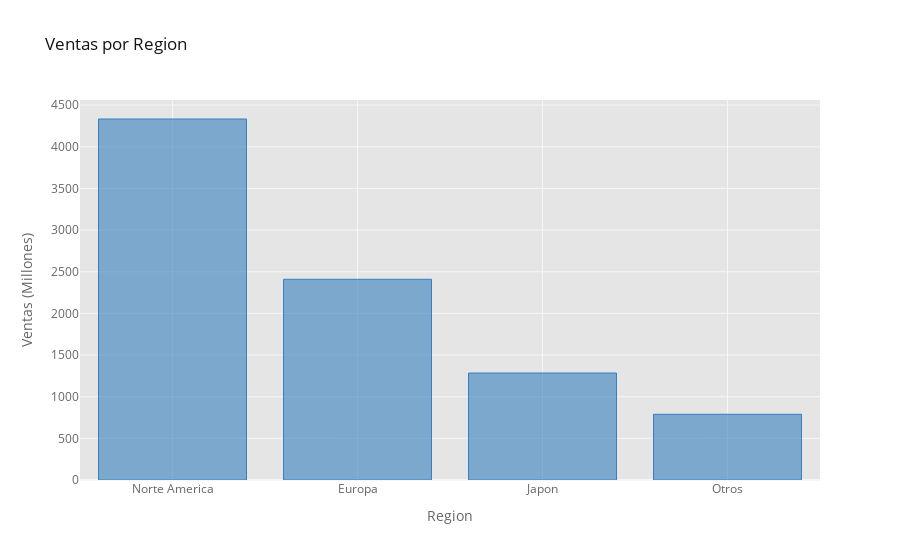

Write notebook code for a chart like this one.
### Code cell
# Promedio Ventas por Region 
sales_by_zone.iplot(kind='bar',xTitle='Region',yTitle='Ventas (Millones)',title='Ventas por Region ',color='blue')

### Figure 1 — Plotly figure (JSON) as saved in the notebook; plotly's stock layout.template omitted (floating-point values rounded to 4 significant figures)
{"data": [{"marker": {"color": "rgba(55, 128, 191, 0.6)", "line": {"color": "rgba(55, 128, 191, 1.0)", "width": 1}}, "name": "None", "orientation": "v", "text": "", "type": "bar", "x": ["Norte America", "Europa", "Japon", "Otros"], "y": [4333.0, 2409.0, 1284.0, 789.0]}], "layout": {"autosize": true, "legend": {"bgcolor": "#FFFFFF", "font": {"color": "#666666"}}, "paper_bgcolor": "#FFFFFF", "plot_bgcolor": "#E5E5E5", "title": {"font": {"color": "#151516"}, "text": "Ventas por Region "}, "xaxis": {"autorange": true, "gridcolor": "#F6F6F6", "range": [-0.5, 3.5], "showgrid": true, "tickfont": {"color": "#666666"}, "title": {"font": {"color": "#666666"}, "text": "Region"}, "type": "category", "zerolinecolor": "#F6F6F6"}, "yaxis": {"autorange": true, "gridcolor": "#F6F6F6", "range": [0, 4561.0], "showgrid": true, "tickfont": {"color": "#666666"}, "title": {"font": {"color": "#666666"}, "text": "Ventas (Millones)"}, "type": "linear", "zerolinecolor": "#F6F6F6"}}}
